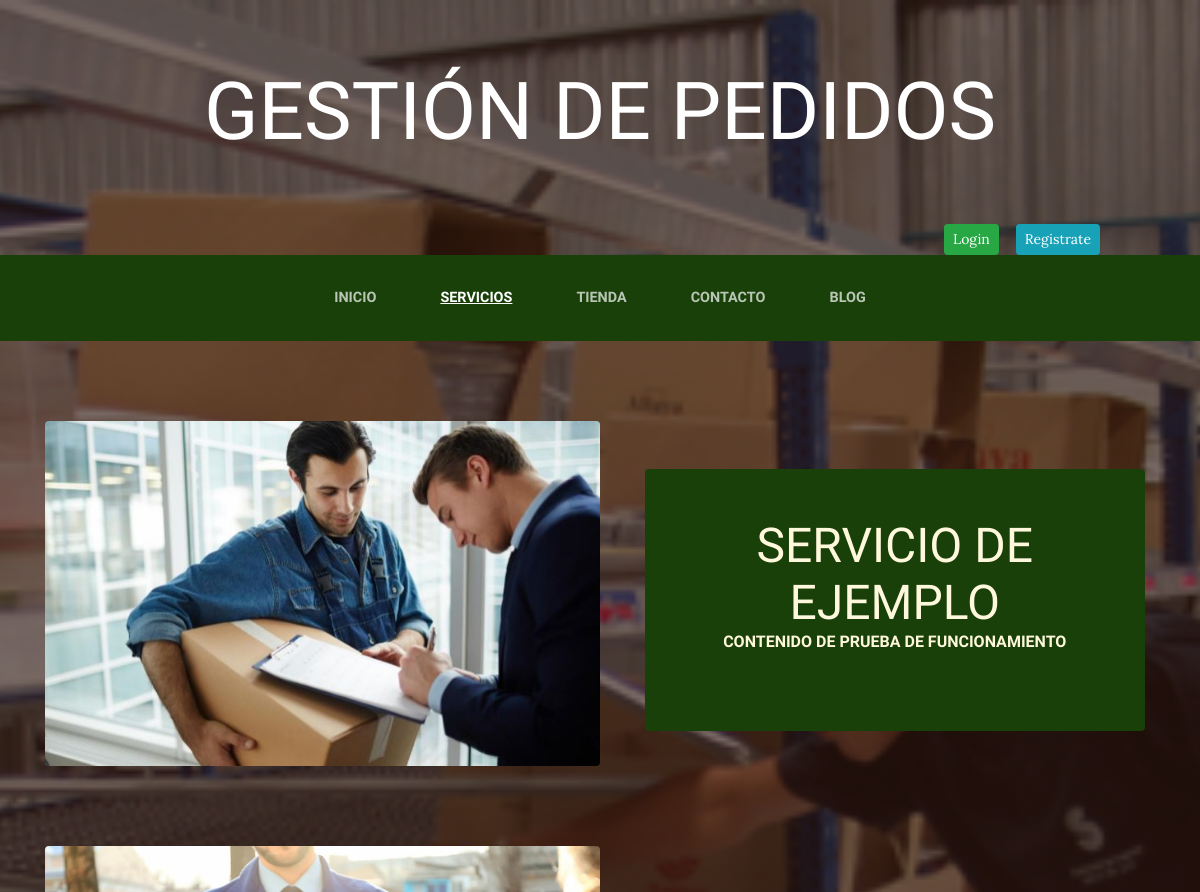
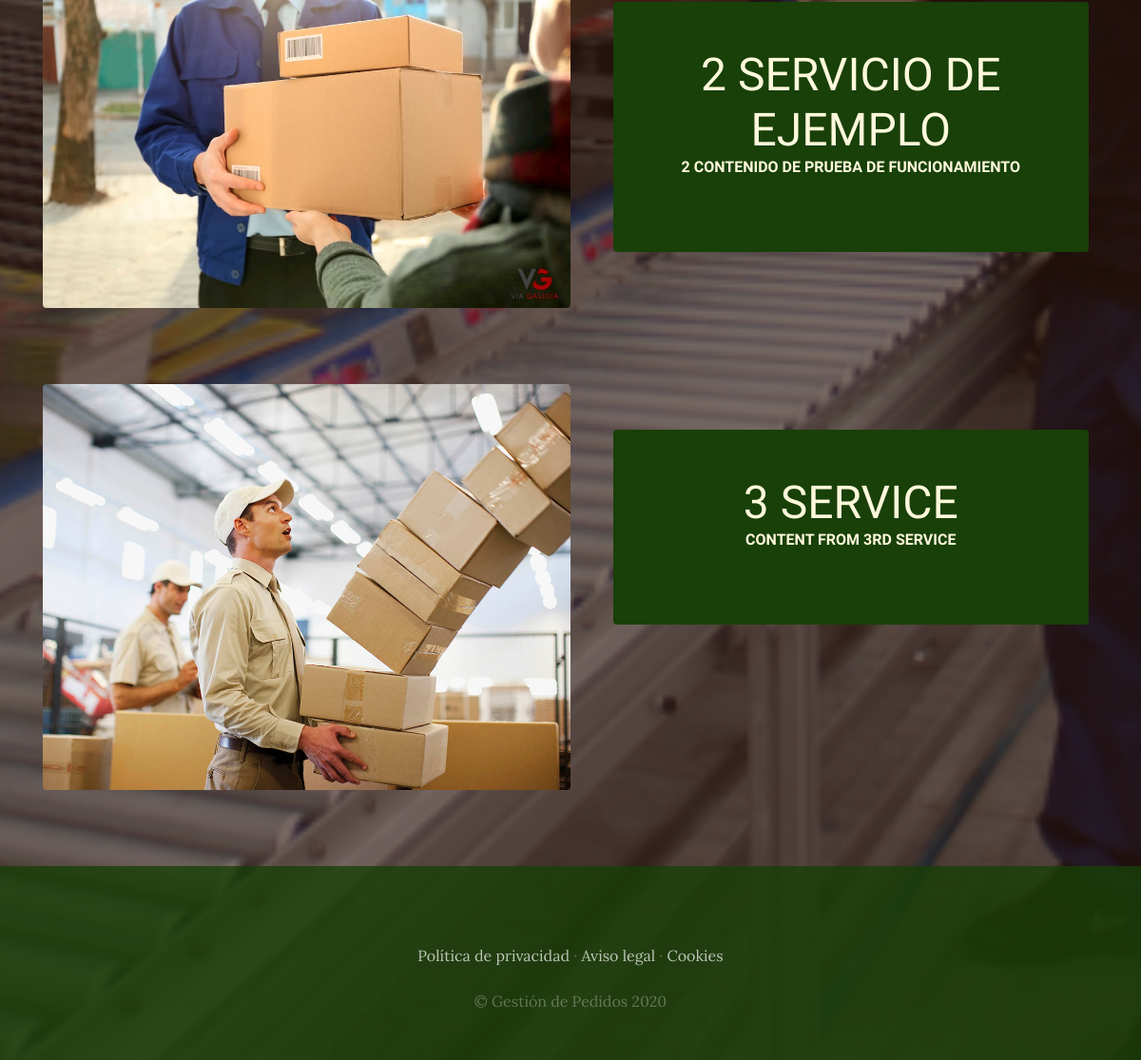
Screenshot of /servicios/servicios/ with the database file from the repository (2 pictures, top to bottom).
### serviciosApp/models.py (models this page shows, shortened)
class Servicio(models.Model):
    titulo = models.CharField(max_length=50)
    contenido = models.CharField(max_length=50)
    imagen = models.ImageField(upload_to='servicios')
    created = models.DateTimeField(auto_now_add=True)
    updated = models.DateTimeField(auto_now_add=True)
    class Meta:
        verbose_name = 'servicio'
        verbose_name_plural = 'servicios'

### serviciosApp/views.py (the view)
# urls.py: path('servicios/', include('serviciosApp.urls')),
def servicios(request):
    servicios=Servicio.objects.all()
    return render(request, "servicios/servicios.html", {"servicios":servicios})

### carro/context_processor.py (called while the page is built)
def importe_total_carro(request):
    carro = request.session.get("carro", {})  # Probee un diccionario vacio como valor por defecto
    importe_total = 0
    if request.user.is_authenticated:
        for key, value in carro.items():
            importe_total += float(value['precio'])
    else:
        total="Debes hacer login"
    return {'importe_total_carro': importe_total}

### serviciosApp/templates/servicios/servicios.html
{% extends "webApp/base.html" %}
{% load static %}
{% block content %}
    {% for servicio in servicios %}
      <section class="page-section clearfix">
        <div class="container">
          <div class="intro">
            <img class="intro-img img-fluid mb-3 mb-lg-0 rounded" src="{{servicio.imagen.url}}" alt="imagen" style="width: 50%;">
            <div class="intro-text left-0 text-center bg-faded p-5 rounded">
              <h2 class="section-heading mb-4" >
                <span class="section-heading-lower">{{servicio.titulo}}</span>
                <span class="section-heading-upper">{{servicio.contenido}}</span>
              </h2>
            </div>
          </div>
        </div>
      </section>
    {% endfor %}
{% endblock %}

### webApp/static/webApp/css/gestion.css (style rules this page uses)
body { font-family: 'Lora'; background: linear-gradient(rgba(47, 23, 15, 0.65), rgba(47, 23, 15, 0.65)), url("../img/bg_main.jpg"); background-attachment: fixed; background-position: center; background-size: cover; }
h1, h2, h3, h4, h5, h6 { font-family: 'Raleway'; }
.page-section { margin-top: 5rem; margin-bottom: 5rem; }
.section-heading { text-transform: uppercase; }
.section-heading .section-heading-upper { display: block; font-size: 1rem; font-weight: 800; padding-bottom:.5rem; }
.section-heading .section-heading-lower { display: block; font-size: 3rem; font-weight: 100; }
.bg-faded { background-color: rgba(255, 255, 255, 0.85); }
.intro { position: relative; }
@media (min-width: 992px) { .intro .intro-img { width: 75%; float: left; } }
@media (min-width: 992px) { .intro .intro-text { left: 600; width: 60%; margin-top: 3rem; background-color: rgba(24, 64, 8); color: cornsilk; position: absolute; } }
@media (min-width: 1200px) { .intro .intro-text { width: 45%; } }

### rows the page displays
Servicio: imagen (picture), titulo "SERVICIO DE EJEMPLO", contenido "CONTENIDO DE PRUEBA DE FUNCIONAMIENTO"
Servicio: imagen (picture), titulo "2 SERVICIO DE EJEMPLO", contenido "2 CONTENIDO DE PRUEBA DE FUNCIONAMIENTO"
Servicio: imagen (picture), titulo "3 SERVICE", contenido "CONTENT FROM 3RD SERVICE"
